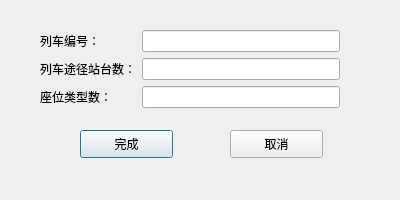
<?xml version="1.0" encoding="UTF-8"?>
<ui version="4.0">
 <class>AddTrainQueryDialog</class>
 <widget class="QDialog" name="AddTrainQueryDialog">
  <property name="geometry">
   <rect>
    <x>0</x>
    <y>0</y>
    <width>400</width>
    <height>200</height>
   </rect>
  </property>
  <property name="minimumSize">
   <size>
    <width>400</width>
    <height>200</height>
   </size>
  </property>
  <property name="maximumSize">
   <size>
    <width>400</width>
    <height>200</height>
   </size>
  </property>
  <property name="windowTitle">
   <string>Dialog</string>
  </property>
  <widget class="QPushButton" name="finishPushButton">
   <property name="geometry">
    <rect>
     <x>80</x>
     <y>130</y>
     <width>93</width>
     <height>28</height>
    </rect>
   </property>
   <property name="text">
    <string>完成</string>
   </property>
  </widget>
  <widget class="QPushButton" name="pushButton_2">
   <property name="geometry">
    <rect>
     <x>230</x>
     <y>130</y>
     <width>93</width>
     <height>28</height>
    </rect>
   </property>
   <property name="text">
    <string>取消</string>
   </property>
  </widget>
  <widget class="QWidget" name="">
   <property name="geometry">
    <rect>
     <x>40</x>
     <y>30</y>
     <width>300</width>
     <height>79</height>
    </rect>
   </property>
   <layout class="QFormLayout" name="formLayout">
    <item row="0" column="0">
     <widget class="QLabel" name="label">
      <property name="text">
       <string>列车编号：</string>
      </property>
     </widget>
    </item>
    <item row="0" column="1">
     <widget class="QLineEdit" name="idLineEdit"/>
    </item>
    <item row="1" column="0">
     <widget class="QLabel" name="label_2">
      <property name="text">
       <string>列车途径站台数：</string>
      </property>
     </widget>
    </item>
    <item row="1" column="1">
     <widget class="QLineEdit" name="stationCntLineEdit"/>
    </item>
    <item row="2" column="0">
     <widget class="QLabel" name="label_3">
      <property name="text">
       <string>座位类型数：</string>
      </property>
     </widget>
    </item>
    <item row="2" column="1">
     <widget class="QLineEdit" name="typeCntLineEdit"/>
    </item>
   </layout>
  </widget>
 </widget>
 <resources/>
 <connections>
  <connection>
   <sender>pushButton_2</sender>
   <signal>clicked()</signal>
   <receiver>AddTrainQueryDialog</receiver>
   <slot>accept()</slot>
   <hints>
    <hint type="sourcelabel">
     <x>253</x>
     <y>153</y>
    </hint>
    <hint type="destinationlabel">
     <x>204</x>
     <y>162</y>
    </hint>
   </hints>
  </connection>
 </connections>
</ui>
